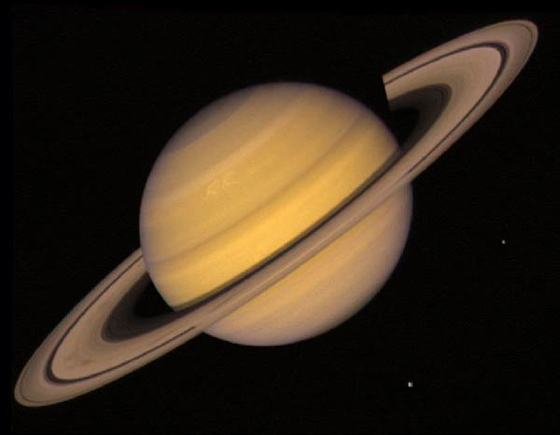
%> input picture 5/src/saturn.tif, 560 x 435 px
$ octave lw5.m   (GNU Octave 9; MATLAB toolbox functions it lacks are replaced by stand-ins)
%> lines starting %> are read from the running program, lines starting %| are printed output that depends on the picture
orig_img = imread('saturn.tif');
%> orig_img is the input picture: size 435x560x3 uint8; mean R, G, B 54.1, 41.7, 27.3
noise_type = 'speckle';
vars = [0.01, 0.02];
mask_sizes = [5, 9];

if ndims(orig_img) == 3
    orig_img = rgb2gray(orig_img);
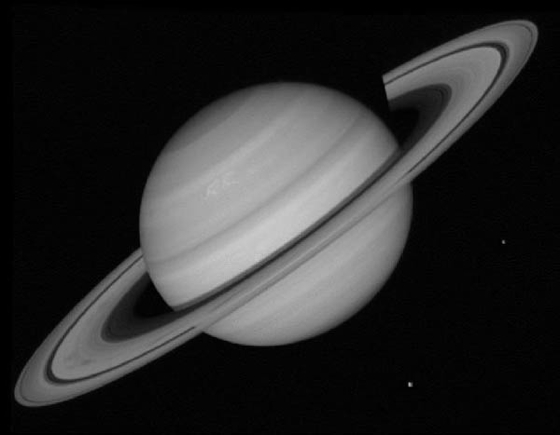
%> orig_img: size 435x560 uint8; min 0, max 204, mean 43.7
end
I = im2double(orig_img);

idxList = 1:4;
vList = [vars(1), vars(2), vars(1), vars(2)];
mList = [mask_sizes(1), mask_sizes(2), mask_sizes(1), mask_sizes(2)];

filterTypes = {'average', 'average', 'median', 'median'};

for i = 1:length(idxList)
    idx = idxList(i);
    v = vList(i);
    m = mList(i);
    currentFilter = filterTypes{i};
    noisy_I = imnoise(I, noise_type, v);
    if strcmp(currentFilter, 'average')
        h = fspecial('average', m);
        restored_I = imfilter(noisy_I, h);
    else
        restored_I = medfilt2(noisy_I, [m m]);
    end
    diff_I = abs(restored_I - I);
    err_mean = mean2(diff_I);
    err_max = max(max(diff_I));

    statsStr = sprintf('Experiment %d \nMean: %.4f\nMax: %.4f', idx, err_mean, err_max);
    figTitle = sprintf('Exp %d: %s %dx%d', idx, currentFilter, m, m);

    f = figure('Name', figTitle, 'NumberTitle', 'off');
    set(f, 'Position', [100, 100, 1000, 400]);

    splt(0, [], statsStr);
    splt(1, I, 'Оригінал');
    splt(2, noisy_I, ['Speckle, var=', num2str(v)]);
    splt(3, restored_I, [currentFilter, '-', num2str(m), 'x', num2str(m)]);
    splt(4, diff_I, 'Похибка');

    filename = [mfilename('fullpath'), '_', num2str(i), '.png'];
    exportgraphics(f, filename, 'Resolution', 300);
    close(f);
end
%> this loop made 4 passes
%> (err_mean, err_max) on passes 1 to 4: (0.00689, 0.378), (0.01, 0.586), (0.00722, 0.388), (0.00878, 0.675)
%> pass 1, `diff_I = abs(restored_I - I);`:
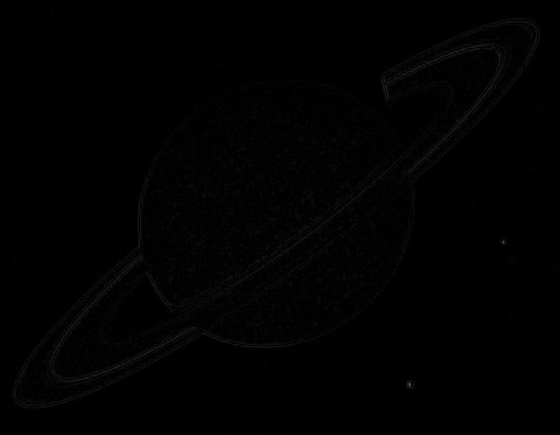
%> diff_I: size 435x560 double; min 0, max 0.378, mean 0.00689
%> after the loop, h = [0.0123 0.0123 0.0123 0.0123 0.0123 0.0123 0.0123 0.0123 0.0123; 0.0123 0.0123 0.0123 0.0123 0.0123 0.0123 0.0123 0.0123 0.0123; 0.0123 0.0123 0.0123 0.0123 0.0123 0.0123 0.0123 0.0123 0.0123; 0.0123 0.0123 0.0123 0.0123 0.0123 0.0123 0.0123 0.0123 0.0123; 0.0123 0.0123 0.0123 0.0123 0.0123 0.0123 0.0123 0.0123 0.0123; 0.0123 0.0123 0.0123 0.0123 0.0123 0.0123 0.0123 0.0123 0.0123; 0.0123 0.0123 0.0123 0.0123 0.0123 0.0123 0.0123 0.0123 0.0123; 0.0123 0.0123 0.0123 0.0123 0.0123 0.0123 0.0123 0.0123 0.0123; 0.0123 0.0123 0.0123 0.0123 0.0123 0.0123 0.0123 0.0123 0.0123]

function splt(inx, I, title_str)
    subplot(1, 5, inx+1); imshow(I); title(title_str);
end
